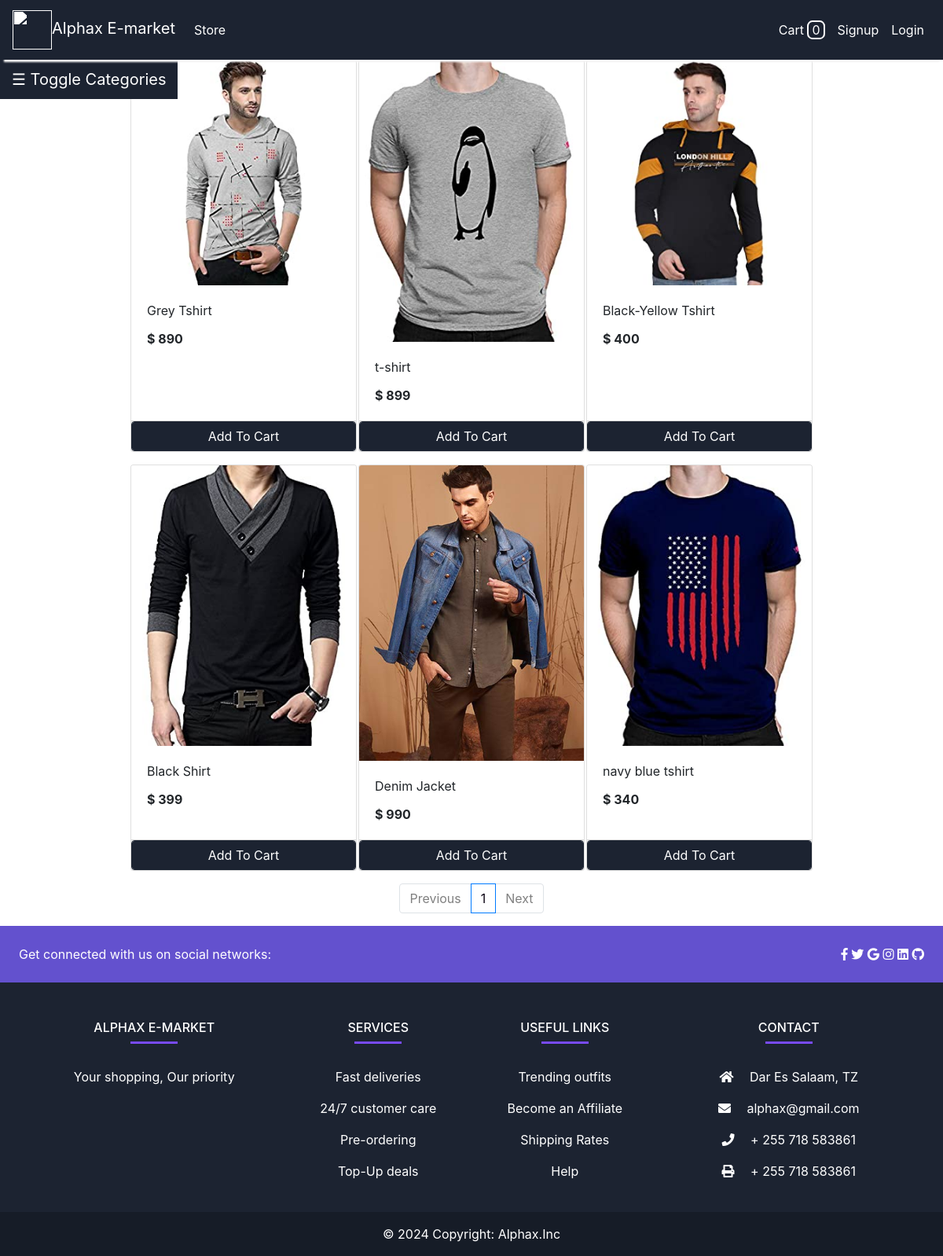
Screenshot of /store?category=23 with the database file from the repository.
### store/models/product.py (models this page shows, shortened)
class Products(models.Model):
    name = models.CharField(max_length=60)
    price= models.IntegerField(default=0)
    category= models.ForeignKey(Category,on_delete=models.CASCADE,default=1 )
    description= models.CharField(max_length=250, default='', blank=True, null= True)
    image= models.ImageField(upload_to='store/static/uploads/products/')
    @staticmethod
    def get_all_products_by_categoryid(category_id):
        if category_id:
            return Products.objects.filter (category=category_id)
        else:
            return Products.get_all_products()

### store/views/home.py (the view)
# urls.py: path('' , include('store.urls'))
def store(request):
    cart = request.session.get('cart')
    if not cart:
        request.session['cart'] = {}
    products = None
    categories = Category.get_all_categories()
    categoryID = request.GET.get('category')
    if categoryID:
        products = Products.get_all_products_by_categoryid(categoryID)
    else:
        products = Products.get_all_products();
    data = {}
    data['categories'] = categories
    '''
        Pagination variables
    '''
    paginator = Paginator(products, 12)
    page_number = request.GET.get('page')
    page_obj = paginator.get_page(page_number)
    products = page_obj
    data['products'] = products
    print('you are : ', request.session.get('email'))
    return render(request, 'index.html', data)

### store/models/category.py (called while the page is built)
    @staticmethod
    def get_all_categories():
        return Category.objects.all()

### store/templatetags/cart.py (called while the page is built)
@register.filter (name='is_in_cart')
def is_in_cart(product, cart):
    keys = cart.keys ()
    for id in keys:
        if int (id) == product.id:
            return True
    return False

### store/templatetags/custom_filter.py (called while the page is built)
@register.filter(name='currency')
def currency(number):
    return "$ "+str(number)

### store/templates/index.html (shortened to what this page needs)
{% extends 'base.html' %}
{% block content %}
{% load cart %}
{% load custom_filter %}
<div class="container-fluid">
	<div class="row">
		<button class="openbtn" onclick="toggleNav()">☰ Toggle Categories</button>
		<div id='products' class="col-lg-9 mx-auto">
			<div class="row mx-auto">
				{% for product in products %}
				<div class="card mx-auto mb-3" id={{product.id}} style="width: 18rem;">
					<img class="card-img-top" src="{{product.image.url}}" alt="Card image cap">
					<div class="card-body">
						<p class="card-title">{{product.name}}</p>
						<p class="card-text"><b>{{product.price|currency}}</b></p>
					</div>
					<div class="card-footer p-0 no-gutters">
						{% if product|is_in_cart:request.session.cart %}
						<div class="row no-gutters">
							<form action="/#{{product.id}}" class="col-2 " method="post">
								{% csrf_token %}
								<input hidden type="text" name='product' value='{{product.id}}'>
								<input hidden type="text" name='remove' value='True'>
								<input type="submit" value=" - " class="btn btn-block btn-danger border-right">
							</form>
							<div class="text-center col btn btn-custom">{{product|cart_quantity:request.session.cart}} in Cart</div>
							<form action="/#{{product.id}}" class="col-2 " method="post">
								{% csrf_token %}
								<input hidden type="text" name='product' value='{{product.id}}'>
								<input type="submit" value=" + " class="btn btn-block btn-success border-left">
							</form>
						</div>
						{% else %}
						<form action="/#{{product.id}}" method="POST" class="btn-block">
							<input type="submit" class="float-right btn btn-custom form-control"
								value="Add To Cart">
						</form>
						{% endif %}
					</div>
				</div>
				{% endfor %}
			</div>
		</div>
	</div>
</div>
<nav aria-label="Page navigation example">
	<ul class="pagination justify-content-center custom-pagination">
	  {% if products.has_previous %}
		<li class="page-item">
		  <a class="page-link" href="?page={{ products.previous_page_number }}">Previous</a>
		</li>
	  {% else %}
		<li class="page-item disabled">
		  <a class="page-link" href="#" tabindex="-1" aria-disabled="True">Previous</a>
		</li>
	  {% endif %}
	  {% for i in products.paginator.page_range %}
		{% if products.number == i %}
		  <li class="page-item active" aria-current="page">
			<span class="page-link">
			  {{ i }}
			</span>
		  </li>
		{% else %}
		  <li class="page-item"><a class="page-link" href="?page={{ i }}">{{ i }}</a></li>
		{% endif %}
	  {% endfor %}
	  {% if products.has_next %}
		<li class="page-item">
		  <a class="page-link" href="?page={{ products.next_page_number }}">Next</a>
		</li>
	  {% else %}
		<li class="page-item disabled">
		  <a class="page-link" href="#" tabindex="-1" aria-disabled="True">Next</a>
		</li>
	  {% endif %}
	</ul>
  </nav>
{% endblock %}

### store/static/store/css/style.css (style rules this page uses)
.openbtn { position: fixed; font-size: 20px; cursor: pointer; background-color: #1c2331; color: white; padding: 10px 15px; border: none; z-index: 1; }
.btn-custom { background-color: #1c2331; color: white; border-color: #1c2331; }
.custom-pagination .page-link { background-color: #1c2331; color: white; }
.custom-pagination .page-item.active .page-link { background-color: white; color: #0c0414; }
.custom-pagination .page-item.disabled .page-link { color: gray; }

### rows the page displays
Products: image (picture), name "Grey Tshirt", price "$ 890"
Products: image (picture), name "t-shirt", price "$ 899"
Products: image (picture), name "Black-Yellow Tshirt", price "$ 400"
Products: image (picture), name "Black Shirt", price "$ 399"
Products: image (picture), name "Denim Jacket", price "$ 990"
Products: image (picture), name "navy blue tshirt", price "$ 340"

### other values shown
{{ request.session.cart.keys|length }} "0"
{{ i }} "1"
